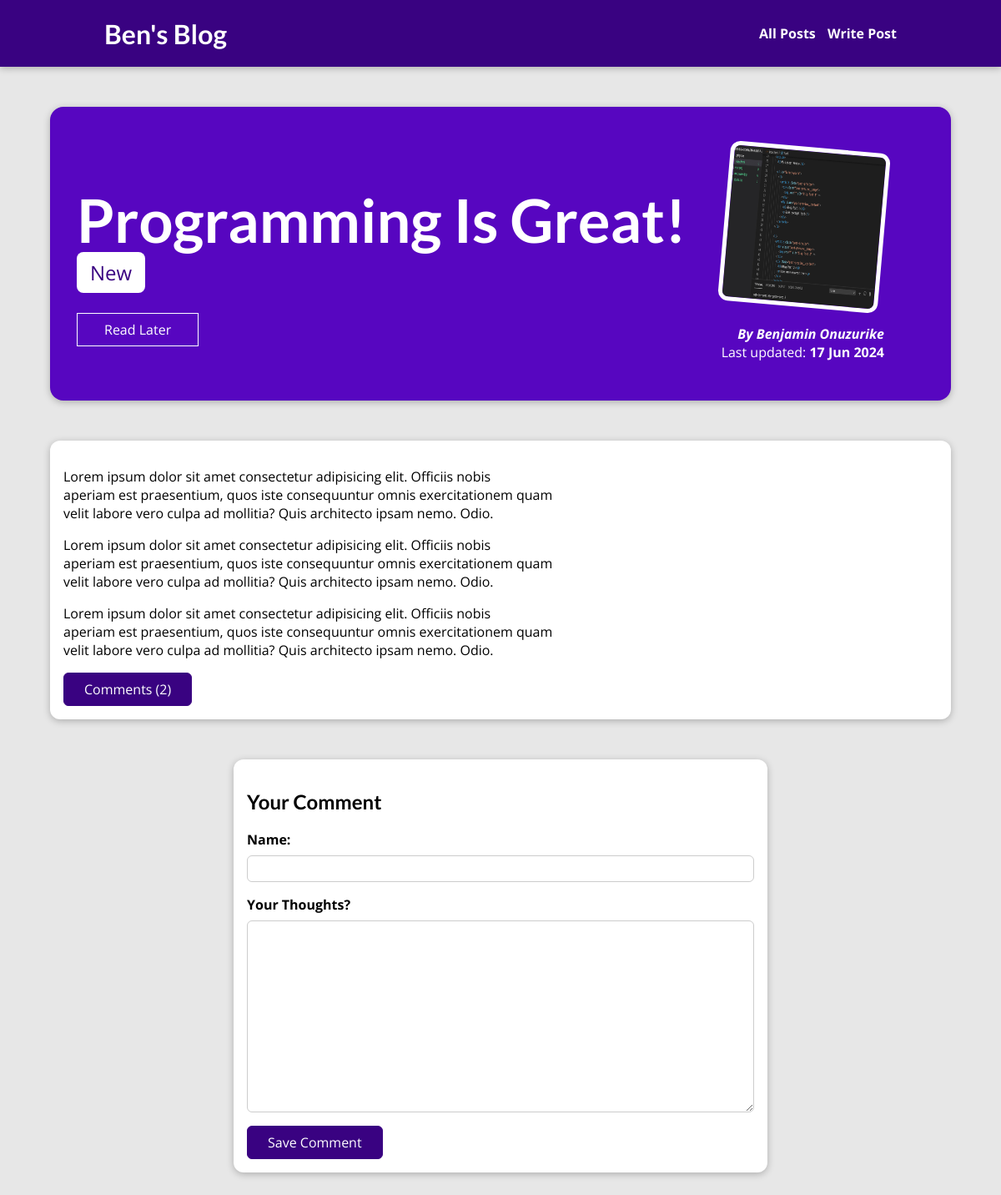
/posts/programming-is-great/, run on the app's committed database.
### blog/models.py (models this page shows, shortened)
class Post(models.Model):
    title = models.CharField(max_length=200)
    image_name = models.ImageField(upload_to='posts', null=True) # upload_to is the directory where the image will be saved, upload_to will handle file uploads
    excerpt = models.CharField(max_length=200)
    content = models.TextField(validators=[MinLengthValidator(10)])
    date = models.DateField(auto_now=True)
    slug = models.SlugField(max_length=200, unique=True, blank=True, null=False)
    author = models.ForeignKey(Author, on_delete=models.SET_NULL, null=True, related_name='posts') # one author can have many posts
    tag = models.ManyToManyField(Tag, related_name='tags') # one post can have many tags

class Tag(models.Model):
    caption = models.CharField(max_length=50)

class Author(models.Model):
    first_name = models.CharField(max_length=100)
    last_name = models.CharField(max_length=100)
    email = models.EmailField() # check documentation for more validation options
    def full_name(self):
        return f'{self.first_name} {self.last_name}'
    def __str__(self):
        return self.full_name()

### blog/views.py (the view)
# urls.py: path('posts/<slug:slug>/', views.PostDetailView.as_view(), name='post_detail_page'),
class PostDetailView(View):
    model = Post
    template_name = 'blog/post-detail.html'
    context_object_name = 'post'
    def get(self, request, slug):
        identified_post = Post.objects.get(slug=slug)
        comments = Comment.objects.filter(post=identified_post)
        context = {
            'post': identified_post,
            'comments': comments,
            'comment_form': CommentForm(),
            'post_tags': identified_post.tag.all(),
            'count' : comments.count()
        }
        return render(request, self.template_name, context)
    def post(self, request, slug):
        '''Once the form is submitted, it will run this method and the slug will be part of the url. It's specified in the action attribute of the form in the template. '''
        commentForm = CommentForm(request.POST)
        identified_post = Post.objects.get(slug=slug)
        if commentForm.is_valid():
            comment = commentForm.save(commit=False) # We create a new object without saving it to the database
            comment.post = identified_post
            commentForm.save() # It's a model form, so it saves the data to the database. You don't have to create a new object.
            return HttpResponseRedirect(reverse('post_detail_page', args=[slug]))
        comments = Comment.objects.filter(post=identified_post).order_by('-date')
        context = {
            'post': identified_post,
            'comments': comments,
            'comment_form': commentForm, # It will display the form with the errors
            'post_tags': identified_post.tag.all(),
            'count' : comments.count()
        }
        return render(request, self.template_name, context)

### blog/forms.py
class CommentForm(forms.ModelForm):
    class Meta:
        model = Comment
        exclude = ['post']
        labels = {'user_name' : 'Your Name', 'body': 'Your Thoughts?'}

### blog/templates/blog/post-detail.html (shortened to what this page needs)
{% extends 'base.html' %}
{% load static %}
{% block css_files %}
    <link rel="stylesheet" href="{% static 'blog/post-detail.css' %}">
{% endblock %}
{% block content %}
    <section id="summary">
        <h2>{{ post.title|title }}</h2>
        <div>
            {% for tag in post_tags %}
                <span class="tags">{{ tag.caption }}</span>
            {% endfor %}
        </div>
        <div id="read-later">
            <form action="/posts/read-later/" method="POST">
                <button>Read Later</button>
            </form>
        </div>
        <article>
            <img src="{{ post.image_name.url }}" alt="{{ post.title }}">
            <address>
                By <a href="mailto:{{ post.author.email }}">{{ post.author }}</a>
            </address>
            <div>
                Last updated: <time>{{ post.date|date:"d M Y" }}</time>
            </div>
        </article>
    </section>
    <main>
        <p>{{ post.content|linebreaks }}</p>
        <div id="comment-btn">
            <button>Comments ({{ count }})</button>
        </div>
    </main>
    <section id="comment-form">
        <h2>Your Comment</h2>
        <form action="{% url 'post_detail_page' post.slug %}" method="POST" >
            {% for form_field in comment_form %}
                <div class="form-control {% if form_field.errors %} invalid {% endif %}">
                    {{ form_field.label_tag }}
                    {{ form_field }}
                </div>
            {% endfor %}
            <button>Save Comment</button>
        </form>
    </section>
{% endblock content %}

### static/styles.css (style rules this page uses)
* { box-sizing: border-box; }
html { font-family: 'Open Sans', 'Lato', sans-serif; }
body { margin: 0; }
h1, h2, h3 { font-family: 'Lato', sans-serif; font-weight: bold; }

### blog/static/blog/post-detail.css (style rules this page uses)
body { background-color: #e7e7e7; }
#summary { margin: 8rem auto 3rem auto; padding: 2rem; width: 90%; max-width: 90rem; border-radius: 16px; background-color: #5706c0; position: relative; box-shadow: 0 2px 8px rgba(0, 0, 0, 0.25); height: 22rem; }
#summary h2 { color: white; font-size: 4.5rem; margin-bottom: 0.25rem; }
.tags { background-color: white; color : #390281; font-size: 1.5rem; border-radius: 8px; padding: 0.5rem 1rem; }
#summary article { position: absolute; top: 2rem; right: 3rem; padding: 1rem 2rem; border-radius: 12px; text-align: right; color: white; }
#summary article img { width: 12rem; height: 12rem; border-radius: 12px; transform: rotateZ(5deg); border: 5px solid white; margin-bottom: 1rem; }
#summary address { font-weight: bold; }
#summary a { color : white; text-decoration: none; }
#summary time { font-weight: bold; }
main { width: 90%; max-width: 90rem; margin: 3rem auto; background-color: white; padding: 1rem; border-radius: 12px; box-shadow: 0 2px 8px rgba(0, 0, 0, 0.25); }
#comment-form { margin: 3rem auto; width: 90%; max-width: 40rem; border-radius: 12px; background-color: white; box-shadow: 0 2px 8px rgba(0, 0, 0, 0.25); padding: 1rem; }
#comment-form button, #comment-btn button, #close-comment { font: inherit; background-color: #390281; color: white; border: 1px solid #390281; padding: 0.5rem 1.5rem; border-radius: 6px; cursor: pointer; }
.form-control { margin-bottom: 1rem; }
.form-control label { font-weight: bold; margin-bottom: 0.5rem; display: block; }
.form-control input, .form-control textarea { display: block; width: 100%; font: inherit; padding: 0.25rem; border-radius: 6px; border: 1px solid #ccc; }
#read-later { margin: 2rem 0; }
#read-later button { background-color: transparent; border: 1px solid white; padding: 0.5rem 2rem; font: inherit; color: white; cursor: pointer; }

### data on the page
Post: title "Programming Is Great!", image_name (picture), author "Benjamin Onuzurike", date "17 Jun 2024", content "Lorem ipsum dolor sit amet consectetur adipisicing elit. Officiis nobis aperiam est praesentium, quos iste consequuntur omnis exercitationem quam velit labore vero culpa ad mollitia? Quis architecto ipsam nemo. Odio. Lorem ipsum dolor sit amet consectetur adipisicing elit. Officiis nobis aperiam est praesentium, quos iste consequuntur omnis exercitationem quam velit labore vero culpa ad mollitia? Quis architecto ipsam nemo. Odio. Lorem ipsum dolor sit amet consectetur adipisicing elit. Officiis nobis aperiam est praesentium, quos iste consequuntur omnis exercitationem quam velit labore vero culpa ad mollitia? Quis architecto ipsam nemo. Odio."
Tag: caption "New"

### other printed values
{{ count }} "2"
